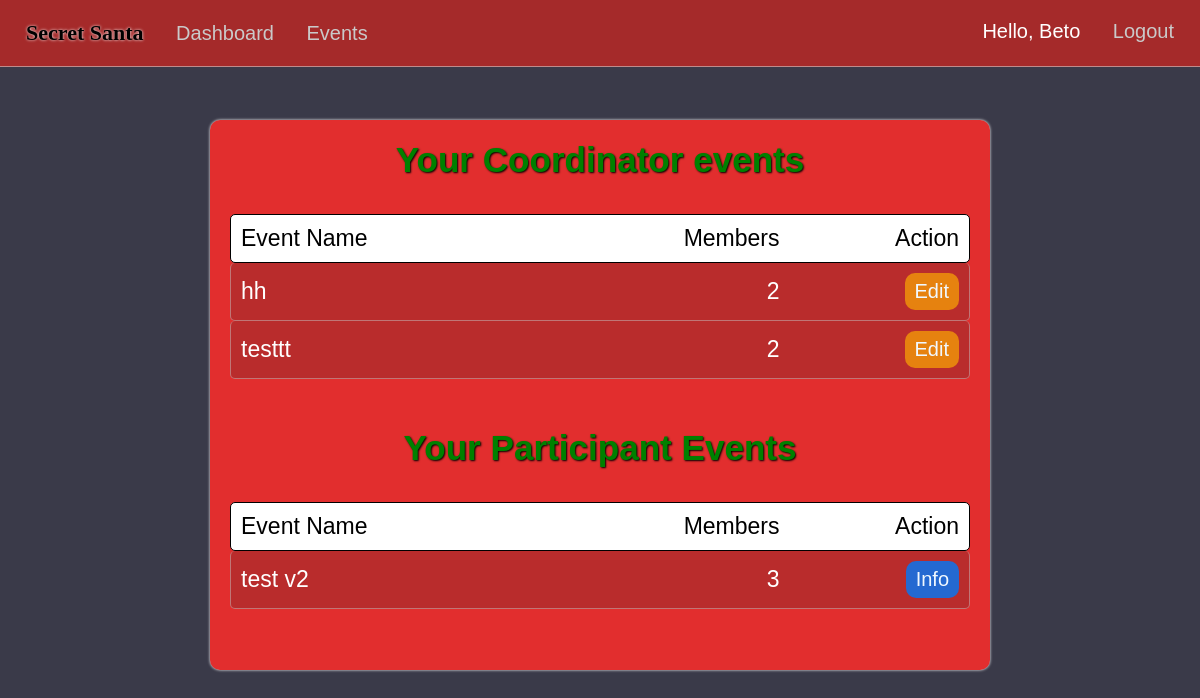
Before: /dashboard (signed in) with the older database file.
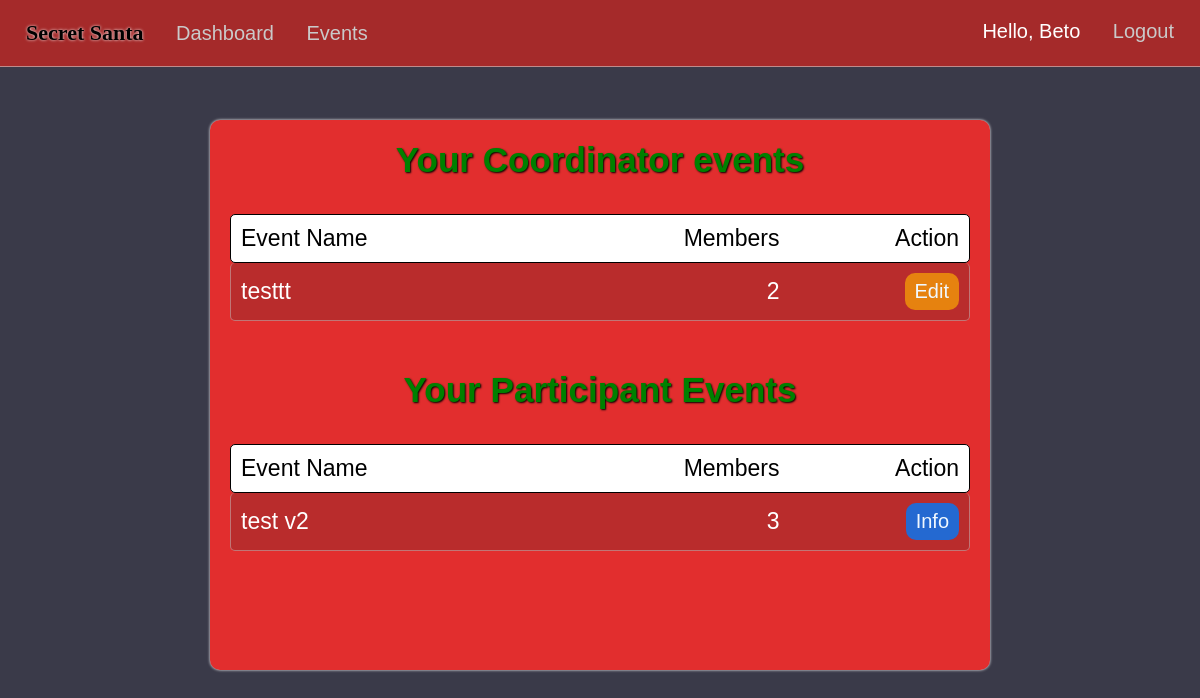
After: the same page with the newer database file.
### market/models.py (models this page shows, shortened)
class EventMembers(db.Model):
    id = db.Column(db.Integer(), primary_key=True)
    event_id = db.Column(db.Integer(), db.ForeignKey('event.event_id'), nullable=False)
    user_id = db.Column(db.Integer(), db.ForeignKey('user.id'), nullable=False)
    status = db.Column(db.String(length=20))
    user = db.relationship('User', backref='event_members', lazy=True)
    events = db.relationship('Event', backref='event_link', lazy=True)

class Event(db.Model):
    event_id = db.Column(db.Integer(), primary_key=True)
    coordinator_id = db.Column(db.Integer(), db.ForeignKey('user.id'), nullable=False)
    event_name = db.Column(db.String(length=75), nullable=False, unique=True)
    event_date = db.Column(db.Date())
    event_status = db.Column(db.String(length=20))
    members = db.relationship('EventMembers', backref='attended_events', lazy=True)
    fields = db.relationship('EventFields', backref='event_for_field', lazy=True)
    filled_fields = db.relationship('UserEventFields', backref='FieldEvent', lazy=True)

### market/routes.py (the view)
@app.route("/dashboard")
@login_required
def dashboard_page():
    user_events=EventMembers.query.filter_by(user_id=current_user.id,status='member').all()
    return render_template('dashboard.html',user_events=user_events)

### market/models.py (called while the page is built)
@login_manager.user_loader
def load_user(user_id):
    return User.query.get(int(user_id))

### market/templates/dashboard.html (shortened to what this page needs)
{% extends 'base.html' %}
{% block style %}
<link rel= "stylesheet" type= "text/css" href= "{{ url_for('static',filename='styles/dashboard.css') }}">
{% endblock %}
{% block content %}
<center>
{% if user_events %}
  <div class="content-container">
  <div class="event-filled">
    <h3>Your Coordinator events</h3><br/>
    <div class="info-titles">
      <div class="event-info-interior">
        <p>Event Name</p>
        <p>Members</p>
      </div>
      <p>Action</p>
    </div>
  {% for event in user_events %}
    {% if event.attended_events.coordinator_id == current_user.id %}
      <div class="event-info">
        <div class="event-info-interior">
        <p>{{ event.attended_events.event_name }}</p>
        {% set count = [] %}
        {% for person in event.attended_events.members%}
          {% if person.status == 'member'%}
            {% set _ = count.append(person) %}
          {% endif %}
        {% endfor %}
        <p>{{count|length}}</p>
        </div>
        <a href="{{ url_for('event_info', event_id=event.event_id) }}"><button class="edit-btn">Edit</button></a>
      </div>
    {% endif %}
  {% endfor %}
  <br/>
  <h3 class="dash-title">Your Participant Events</h3><br/>
  <div class="info-titles">
    <div class="event-info-interior">
      <p>Event Name</p>
      <p>Members</p>
    </div>
    <p>Action</p>
  </div>
  {% for event in user_events %}
  {% if current_user.is_authenticated and event.attended_events.coordinator_id != current_user.id %}
    <div class="event-info">
      <div class="event-info-interior">
      <p>{{event.attended_events.event_name}}</p>
      <p class="members">{{ event.attended_events.members|length }}</p>
      </div>
      <a href="{{ url_for('event_info', event_id=event.event_id) }}"><button class="info-btn">Info</button></a>
    </div>
  {% endif %}
{% endfor %}
  </div>
  </div>
  {% endif%}
</center>
{% endblock %}

Changed rows visible on the page:
removed EventMembers: attended_events.event_name "hh", count "2", shown under "Your Coordinator events"
